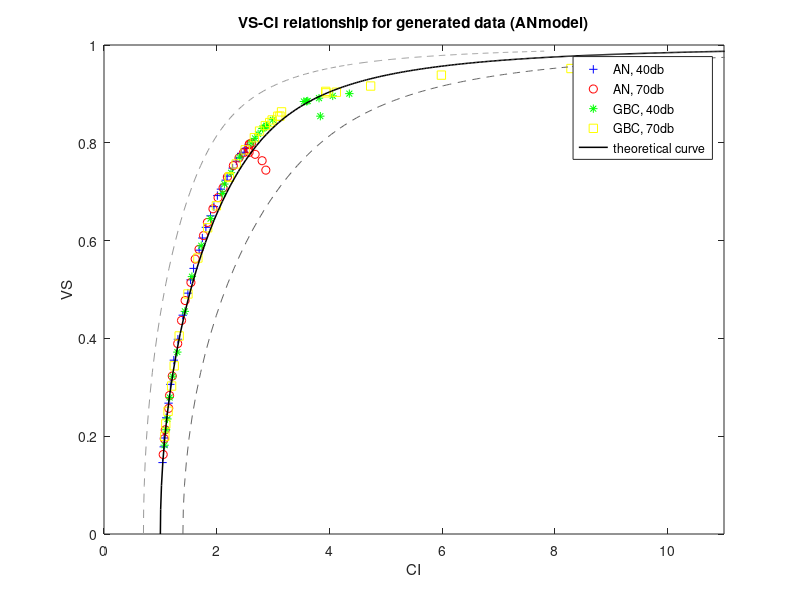

Here is the MATLAB script that generated this plot:
%%%%%%%%%%%%%%%%%%%%%%%%%%%%%%%%%%%%%%%%%%%%%%%%%%%%%%%%%%%%%%%%%%%%%%%%%%%
% This script creates the VS-CI plot for the non-AM ANmodel data. The data
% have been preprocessed in ANmodel_restructureData.m. Here, the VS and CI
% values are plotted against each other (color coded for AN/ GBC, 40db/
% 70db). Furthermore, the theoretical values are drawn into the same plot.
%%%%%%%%%%%%%%%%%%%%%%%%%%%%%%%%%%%%%%%%%%%%%%%%%%%%%%%%%%%%%%%%%%%%%%%%%%%

%% 0. Load the data (further reference: analysis_AN_GBC.m) 
load("VSCI_ANmodel.mat")

%% 1. Sample the theoretical VS-CI relationship (for plot)
kappa = 0:0.1:40;
% Nk = length(kappa);
VStheo = besseli(1,kappa) ./ besseli(0,kappa);
CItheo = besseli(0,2*kappa) ./ (besseli(0,kappa)).^2;

%% 2. Plot the results
figure
plot(VSCI_AN40(:,2), VSCI_AN40(:,1), 'b+')  % AN 40db
hold on
plot(VSCI_AN70(:,2), VSCI_AN70(:,1), 'ro')  % AN 70db
plot(VSCI_GBC40(:,2), VSCI_GBC40(:,1), 'g*')  % GBC 40db
plot(VSCI_GBC70(:,2), VSCI_GBC70(:,1), 'ys')  % GBC 70db
plot(CItheo, VStheo, '-', 'LineWidth', 1.1, 'color', 'k')  % theo VS-CI
plot(CItheo*1.4, VStheo, '--', 'color', [0.4, 0.4, 0.4])  % CI = 1.4 * CI_est(VS)
plot(CItheo*0.7, VStheo, '--', 'color', [0.6, 0.6, 0.6])  % CI = 0.7 * CI_est(VS)

title("VS-CI relationship for generated data (ANmodel)")
xlabel("CI")
ylabel("VS")
xlim([0 11])
ylim([0 1])
legend("AN, 40db","AN, 70db","GBC, 40db","GBC, 70db", ...
    "theoretical curve", 'Location', 'best')